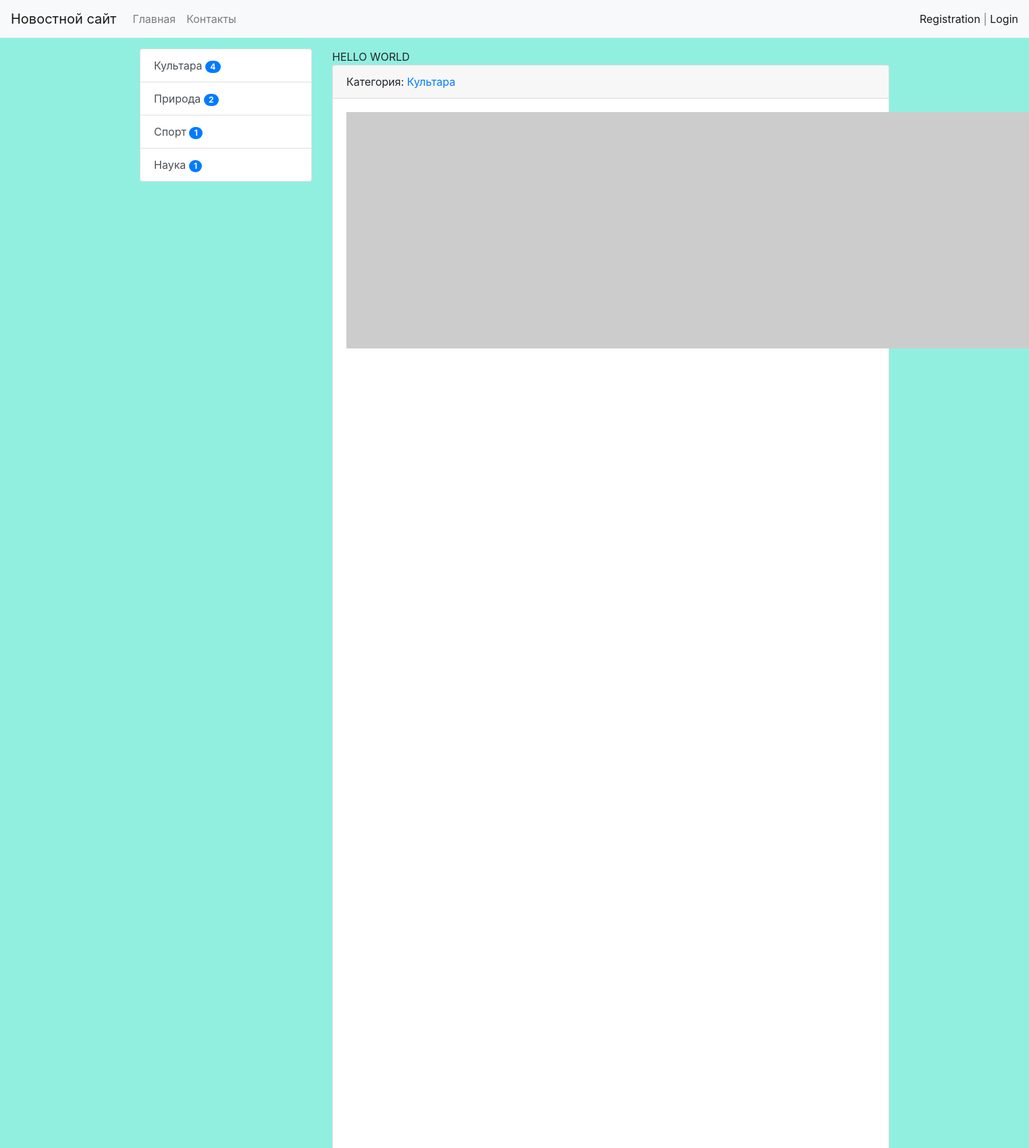
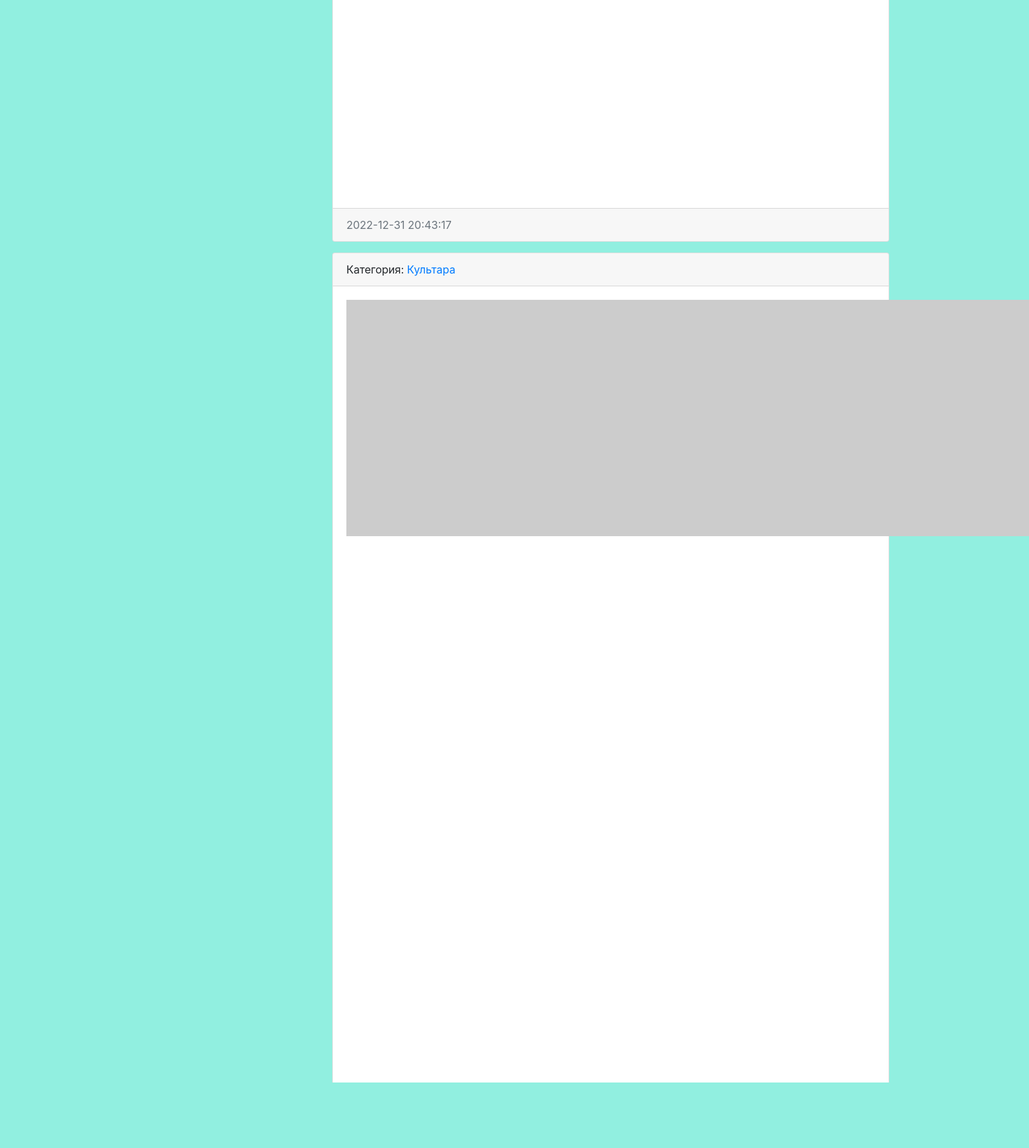
The page / (upper part) on the database its author committed (2 pictures, top to bottom).
### blog/models.py (models this page shows, shortened)
class Category(models.Model):
    title = models.CharField(max_length=150, db_index=True, verbose_name='Наименование категории')
    def get_absolute_url(self):
        return reverse('category', kwargs={"category_id": self.pk})
    def __str__(self):
        return self.title
    class Meta:
        verbose_name = 'Категория'
        verbose_name_plural = 'Категории'
        ordering = ['title']

class Blog(models.Model):
    title = models.CharField(max_length=150, verbose_name='Наименование')
    content = models.TextField(blank=True, verbose_name='Контент')
    created_at = models.DateTimeField(auto_now_add=True, verbose_name='Дата публикации')
    updated_at = models.DateTimeField(auto_now=True, verbose_name='Обновлено')
    photo = models.ImageField(upload_to='photos/%Y/%m/%d/', verbose_name='Фото', blank=True)
    is_published = models.BooleanField(default=True, verbose_name='Опубликовано')
    category = models.ForeignKey('Category', on_delete=models.PROTECT,  verbose_name='Категория')
    views = models.IntegerField(default=0)
    def get_absolute_url(self):
        return reverse('view_blog', kwargs={"pk": self.pk})
    class Meta:
        verbose_name = 'Новость'
        verbose_name_plural = 'Новости'
        ordering = ['-created_at']

### blog/views.py (the view)
# urls.py: path('', cache_page(60) (HomeBlog.as_view()), name='home'),
class HomeBlog(MyMixin, ListView):
    model = Blog
    template_name = 'blog/home_blog_list.html'
    context_object_name = 'blog'
    mixin_prop = 'hello world'
    paginate_by = 2
    def get_context_data(self, *, object_list=None, **kwargs):
        context = super().get_context_data(**kwargs)
        context['title'] = 'Главная страница'
        context['mixin_prop'] = self.get_prop()
        return context
    def get_queryset(self):
        return Blog.objects.filter(is_published=True).select_related('category')

### blog/templatetags/news_tags.py (called while the page is built)
@register.inclusion_tag('blog/list_categories.html')
def show_categories(arg1='Hello', arg2='world'):
    categories = Category.objects.annotate(cnt=Count('blog', filter=F('blog__is_published'))).filter(cnt__gt=0)
    return {"categories": categories, "arg1": arg1, "arg2": arg2}

### blog/utils.py (called while the page is built)
    def get_prop(self):
        return self.mixin_prop.upper()

### blog/templates/blog/home_blog_list.html (shortened to what this page needs)
{% extends 'base.html' %}
{% block sidebar %}
    {% include 'inc/_sidebar.html' %}
{% endblock %}
{% block content %}
    {{ mixin_prop }}
    {% for item in blog %}
        <div class="card mb-3">
            <div class="card-header">
                Категория: <a href="{{ item.category.get_absolute_url }}">{{ item.category }}</a>
            </div>
            <div class="card-body">
                <div class="media">
                    {% if item.photo %}
                        <img src="{{ item.photo.url }}" alt="" width="350" class="mr-3">
                    {% else %}
                        <img src="https://picsum.photos/id/1060/350/235/?blur=2" alt="">
                    {% endif %}
                </div>
            </div>
            <div class="card-footer text-muted">
                {{ item.created_at|date:"Y-m-d H:i:s" }}
            </div>
        </div>
    {% endfor %}
{% endblock %}

### blog/templates/blog/list_categories.html
<div class="list-group">
    {% for item in categories %}
        <a href="{{ item.get_absolute_url }}"
           class="list-group-item list-group-item-action">{{ item.title }}
            <span class="badge badge-primary badge-pill">{{ item.cnt }}</span></a>
    {% endfor %}
</div>

### static/style.css (style rules this page uses)
body { background-color: #91efe0; }

### rows shown on the page
Category: title "Культара", cnt "4"
Category: title "Природа", cnt "2"
Category: title "Спорт", cnt "1"
Category: title "Наука", cnt "1"
Blog: category "Культара", created_at "2022-12-31 20:43:17"
Blog: category "Культара"

### other values the page prints
{{ mixin_prop }} "HELLO WORLD"
